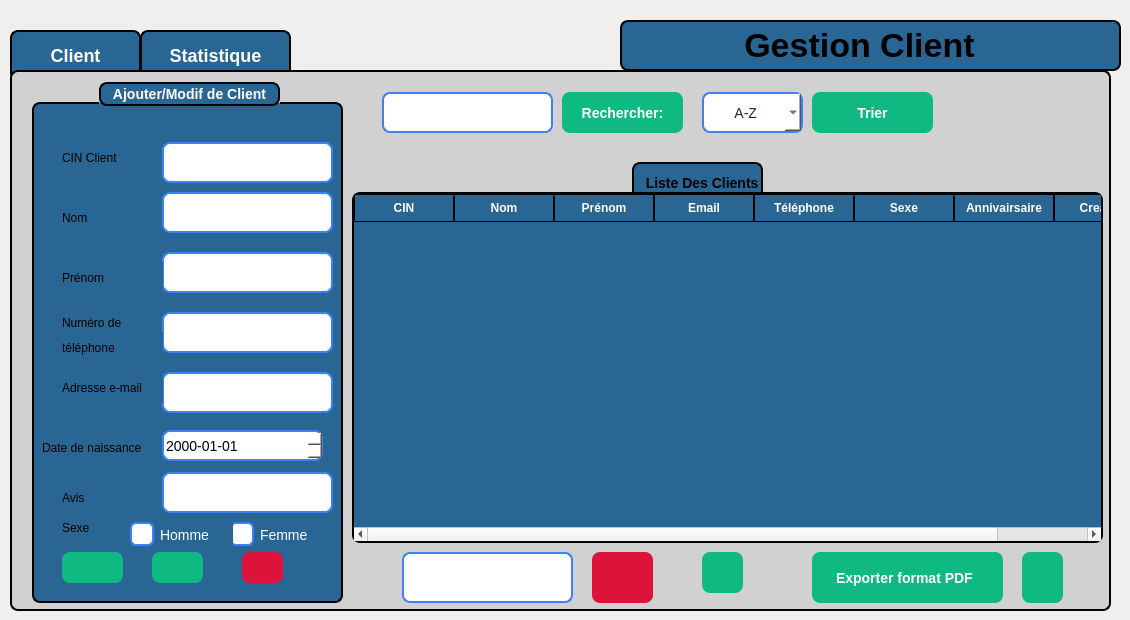
    <widget class="QWidget" name="client">
     <widget class="QLabel" name="label_18">
      <property name="geometry">
       <rect>
        <x>620</x>
        <y>20</y>
        <width>501</width>
        <height>51</height>
       </rect>
      </property>
      <property name="styleSheet">
       <string notr="true">QLabel{
 border: 2px solid black;   /* blue border */
    border-radius: 8px;
 font-weight: bold;
    font-size: 34px;
background-color: rgb(41, 102, 148);}</string>
      </property>
      <property name="text">
       <string>            Gestion Client</string>
      </property>
     </widget>
     <widget class="QPushButton" name="btnPage2client">
      <property name="geometry">
       <rect>
        <x>140</x>
        <y>30</y>
        <width>151</width>
        <height>51</height>
       </rect>
      </property>
      <property name="styleSheet">
       <string notr="true">QPushButton {
    border: 2px solid black;
    border-radius: 8px;
    font-weight: bold;
    font-size: 18px;              /* texte plus grand */
    background-color: rgb(41, 102, 148); /* bleu normal */
    color: white;
    padding: 8px 16px;
}

/* Quand la souris passe dessus */
QPushButton:hover {
    background-color: rgb(61, 122, 168); /* bleu plus clair */
}

/* Quand on clique dessus */
QPushButton:pressed {
    background-color: rgb(81, 142, 188); /* encore plus clair */
}

/* Bouton actif (par ex. quand on est sur la page 1) */
QPushButton[active=&quot;true&quot;] {
    background-color: #10b981;  /* vert quand actif */
    color: white;
}
</string>
      </property>
      <property name="text">
       <string>Statistique</string>
      </property>
     </widget>
     <widget class="QPushButton" name="btnPage1client">
      <property name="geometry">
       <rect>
        <x>10</x>
        <y>30</y>
        <width>131</width>
        <height>51</height>
       </rect>
      </property>
      <property name="styleSheet">
       <string notr="true">QPushButton {
    border: 2px solid black;
    border-radius: 8px;
    font-weight: bold;
    font-size: 18px;              /* texte plus grand */
    background-color: rgb(41, 102, 148); /* bleu normal */
    color: white;
    padding: 8px 16px;
}

/* Quand la souris passe dessus */
QPushButton:hover {
    background-color: rgb(61, 122, 168); /* bleu plus clair */
}

/* Quand on clique dessus */
QPushButton:pressed {
    background-color: rgb(81, 142, 188); /* encore plus clair */
}

/* Bouton actif (par ex. quand on est sur la page 1) */
QPushButton[active=&quot;true&quot;] {
    background-color: #10b981;  /* vert quand actif */
    color: white;
}
</string>
      </property>
      <property name="text">
       <string>Client</string>
      </property>
     </widget>
     <widget class="QStackedWidget" name="stackedWidgetclient">
      <property name="geometry">
       <rect>
        <x>10</x>
        <y>70</y>
        <width>1101</width>
        <height>541</height>
       </rect>
      </property>
      <property name="styleSheet">
       <string notr="true">/* ---- Style du QStackedWidget ---- */
QStackedWidget {
    background-color: rgb(209, 209, 209); /* couleur gris clair */
    border: 2px solid black;
    border-radius: 8px;
}

/* ---- Style des deux pages ---- */
QWidget#page_1 {
    background-color: rgb(209, 209, 209); /* même gris clair */
    color: black;
    font-size: 18px;
}

QWidget#page_2 {
    background-color: rgb(209, 209, 209); /* même gris clair */
    color: black;
    font-size: 18px;
}

/* ---- Style des boutons ---- */
QPushButton {
    border: 2px solid black;
    border-radius: 8px;
    font-weight: bold;
    font-size: 18px;
    background-color: rgb(41, 102, 148); /* bleu normal */
    color: white;
    padding: 8px 16px;
}

/* Quand la souris passe dessus */
QPushButton:hover {
    background-color: rgb(61, 122, 168); /* bleu plus clair */
}

/* Quand on clique dessus */
QPushButton:pressed {
    background-color: rgb(81, 142, 188); /* encore plus clair */
}

/* Bouton actif (ex. page 1 active) */
QPushButton[active=&quot;true&quot;] {
    background-color: #10b981; /* vert */
    color: white;
}
</string>
      </property>
      <property name="currentIndex">
       <number>0</number>
      </property>
      <widget class="QWidget" name="page_7">
       <widget class="QPushButton" name="pushButton_filtrer_3">
        <property name="geometry">
         <rect>
          <x>800</x>
          <y>20</y>
          <width>121</width>
          <height>41</height>
         </rect>
        </property>
        <property name="styleSheet">
         <string notr="true">QPushButton {
    background-color: #10b981;   /* normal state */
    color: white;
    border: none;
    border-radius: 8px;
    padding: 8px 20px;
    font-size: 14px;
    font-weight: bold;
}

QPushButton:hover {
    background-color: #059669;   /* darker on hover */
}
</string>
        </property>
        <property name="text">
         <string>Trier</string>
        </property>
       </widget>
       <widget class="QPushButton" name="pushButton_supprimer_client">
        <property name="geometry">
         <rect>
          <x>580</x>
          <y>480</y>
          <width>61</width>
          <height>51</height>
         </rect>
        </property>
        <property name="styleSheet">
         <string notr="true">QPushButton {

	background-color: rgb(220, 20, 60);
	
    color: white;
    border: none;
    border-radius: 8px;
    padding: 8px 20px;
    font-size: 14px;
    font-weight: bold;
}

QPushButton:hover {
      /* darker on hover */
	background-color: rgb(140, 0, 0);
}
</string>
        </property>
        <property name="text">
         <string/>
        </property>
        <property name="icon">
         <iconset theme="QIcon::ThemeIcon::EditDelete"/>
        </property>
       </widget>
       <widget class="QTableWidget" name="tableWidgetclient">
        <property name="geometry">
         <rect>
          <x>340</x>
          <y>120</y>
          <width>751</width>
          <height>351</height>
         </rect>
        </property>
        <property name="autoFillBackground">
         <bool>false</bool>
        </property>
        <property name="styleSheet">
         <string notr="true">QTableWidget {
    background-color: rgb(41, 102, 148);   /* blue background */
    border: 2px solid black;
    border-radius: 8px;
    font-weight: bold;
    font-size: 14px;
    gridline-color: black;                 /* cell grid lines */
    color: white;                          
    selection-background-color: #10b981;
    selection-color: white;
    outline: 0;
}

QTableWidget::item {
    border: 1px solid black;               /* give each cell a border */
    padding: 4px;
}

QHeaderView::section {
    background-color: rgb(41, 102, 148);
    color: white;
    border: 1px solid black;              /* column header border */
    padding: 4px;
    font-weight: bold;
}
</string>
        </property>
        <column>
         <property name="text">
          <string>CIN</string>
         </property>
        </column>
        <column>
         <property name="text">
          <string>Nom</string>
         </property>
        </column>
        <column>
         <property name="text">
          <string>Prénom</string>
         </property>
        </column>
        <column>
         <property name="text">
          <string>Email</string>
         </property>
        </column>
        <column>
         <property name="text">
          <string>Téléphone</string>
         </property>
        </column>
        <column>
         <property name="text">
          <string>Sexe</string>
         </property>
        </column>
        <column>
         <property name="text">
          <string>Annivairsaire</string>
         </property>
        </column>
        <column>
         <property name="text">
          <string>Creation</string>
         </property>
        </column>
       </widget>
       <widget class="QPushButton" name="pushButton_recherche_3">
        <property name="geometry">
         <rect>
          <x>550</x>
          <y>20</y>
          <width>121</width>
          <height>41</height>
         </rect>
        </property>
        <property name="styleSheet">
         <string notr="true">QPushButton {
    background-color: #10b981;   /* normal state */
    color: white;
    border: none;
    border-radius: 8px;
    padding: 8px 20px;
    font-size: 14px;
    font-weight: bold;
}

QPushButton:hover {
    background-color: #059669;   /* darker on hover */
}
</string>
        </property>
        <property name="text">
         <string>Rechercher:</string>
        </property>
        <property name="icon">
         <iconset theme="QIcon::ThemeIcon::EditFind"/>
        </property>
       </widget>
       <widget class="QComboBox" name="comboBox_3">
        <property name="geometry">
         <rect>
          <x>690</x>
          <y>20</y>
          <width>101</width>
          <height>41</height>
         </rect>
        </property>
        <property name="styleSheet">
         <string notr="true">QComboBox {
    background-color: rgb(255, 255, 255);   /* white background */
    color: #1f2937;                         /* selected text color */
    border: 2px solid #3b82f6;              /* blue border */
    border-radius: 8px;
    font-size: 14px;
    padding: 4px 8px;
}

/* Dropdown list styling */
QComboBox QAbstractItemView {
    background-color: rgb(255, 255, 255);
    color: #1f2937;
    selection-background-color: #3b82f6;
    selection-color: white;
}

/* Make the arrow black */
QComboBox::down-arrow {
    width: 12px;
    height: 12px;
    image: none; 
                      /* remove default image */
	background-color: rgb(0, 170, 255);
    border-left: 6px solid transparent;
    border-right: 6px solid transparent;
    border-top: 6px solid black;       /* black arrow */
}
</string>
        </property>
        <item>
         <property name="text">
          <string>      A-Z</string>
         </property>
        </item>
        <item>
         <property name="text">
          <string>      Age</string>
         </property>
        </item>
        <item>
         <property name="text">
          <string>      Sexe</string>
         </property>
        </item>
       </widget>
       <widget class="QLabel" name="label_31">
        <property name="geometry">
         <rect>
          <x>620</x>
          <y>90</y>
          <width>131</width>
          <height>41</height>
         </rect>
        </property>
        <property name="styleSheet">
         <string notr="true">QLabel{
 border: 2px solid black;   /* blue border */
    border-radius: 8px;
 font-weight: bold;
    font-size: 14px;
background-color: rgb(41, 102, 148);}</string>
        </property>
        <property name="text">
         <string>  Liste Des Clients</string>
        </property>
       </widget>
       <widget class="QLineEdit" name="lineEdit_Recherchecin_client">
        <property name="geometry">
         <rect>
          <x>370</x>
          <y>20</y>
          <width>171</width>
          <height>41</height>
         </rect>
        </property>
        <property name="styleSheet">
         <string notr="true">QLineEdit {
    /* dark background */
	background-color: rgb(255, 255, 255);
    color: #1f2937;              /* typed text color */
    border: 2px solid #3b82f6;   /* blue border */
    border-radius: 8px;
    
    font-size: 14px;
}

QLineEdit::placeholder {
    color: white;                /* placeholder text color */
}
</string>
        </property>
       </widget>
       <widget class="QGroupBox" name="groupBox_4">
        <property name="geometry">
         <rect>
          <x>20</x>
          <y>10</y>
          <width>311</width>
          <height>521</height>
         </rect>
        </property>
        <property name="styleSheet">
         <string notr="true">QGroupBox {
    background-color: rgb(41, 102, 148);   /* blue background */
    border: 2px solid black;               /* black border, 2px wide */
    border-radius: 8px;                    /* rounded corners */
    margin-top: 20px;                      /* space for the title */
    color: white;                          /* title text color */
    font-weight: bold;
    font-size: 14px;
}

QGroupBox::title {
 border: 2px solid black;               /* black border, 2px wide */
    border-radius: 8px;     
background-color: rgb(41, 102, 148);
    subcontrol-origin: margin;
    subcontrol-position: top center;       /* title centered */
    padding: 2px 10px;
}
</string>
        </property>
        <property name="title">
         <string>Ajouter/Modif de Client</string>
        </property>
        <widget class="QLineEdit" name="lineEdit_Prenom_4">
         <property name="geometry">
          <rect>
           <x>130</x>
           <y>170</y>
           <width>171</width>
           <height>41</height>
          </rect>
         </property>
         <property name="styleSheet">
          <string notr="true">QLineEdit {
    /* dark background */
	background-color: rgb(255, 255, 255);
    color: #1f2937;              /* typed text color */
    border: 2px solid #3b82f6;   /* blue border */
    border-radius: 8px;

    font-size: 14px;
}

QLineEdit::placeholder {
    color: white;                /* placeholder text color */
}
</string>
         </property>
        </widget>
        <widget class="QLabel" name="label_32">
         <property name="geometry">
          <rect>
           <x>30</x>
           <y>180</y>
           <width>101</width>
           <height>31</height>
          </rect>
         </property>
         <property name="styleSheet">
          <string notr="true">background-color: rgb(41, 102, 148);</string>
         </property>
         <property name="text">
          <string>Prénom</string>
         </property>
        </widget>
        <widget class="QLineEdit" name="lineEdit_nom_4">
         <property name="geometry">
          <rect>
           <x>130</x>
           <y>110</y>
           <width>171</width>
           <height>41</height>
          </rect>
         </property>
         <property name="styleSheet">
          <string notr="true">QLineEdit {
    /* dark background */
	background-color: rgb(255, 255, 255);
    color: #1f2937;              /* typed text color */
    border: 2px solid #3b82f6;   /* blue border */
    border-radius: 8px;

    font-size: 14px;
}

QLineEdit::placeholder {
    color: white;                /* placeholder text color */
}
</string>
         </property>
        </widget>
        <widget class="QLineEdit" name="lineEdit_Adresse_4">
         <property name="geometry">
          <rect>
           <x>130</x>
           <y>290</y>
           <width>171</width>
           <height>41</height>
          </rect>
         </property>
         <property name="styleSheet">
          <string notr="true">QLineEdit {
    /* dark background */
	background-color: rgb(255, 255, 255);
    color: #1f2937;              /* typed text color */
    border: 2px solid #3b82f6;   /* blue border */
    border-radius: 8px;
   
    font-size: 14px;
}

QLineEdit::placeholder {
    color: white;                /* placeholder text color */
}
</string>
         </property>
        </widget>
        <widget class="QLabel" name="label_33">
         <property name="geometry">
          <rect>
           <x>30</x>
           <y>120</y>
           <width>41</width>
           <height>31</height>
          </rect>
         </property>
         <property name="styleSheet">
          <string notr="true">background-color: rgb(41, 102, 148);</string>
         </property>
         <property name="text">
          <string>Nom</string>
         </property>
        </widget>
        <widget class="QPushButton" name="pushButton_ValiderClient">
         <property name="geometry">
          <rect>
           <x>30</x>
           <y>470</y>
           <width>61</width>
           <height>31</height>
          </rect>
         </property>
         <property name="styleSheet">
          <string notr="true">QPushButton {
    background-color: #10b981;   /* normal state */
    color: white;
    border: none;
    border-radius: 8px;
    padding: 8px 20px;
    font-size: 14px;
    font-weight: bold;
}

QPushButton:hover {
    background-color: #059669;   /* darker on hover */
}
</string>
         </property>
         <property name="text">
          <string/>
         </property>
         <property name="icon">
          <iconset theme="QIcon::ThemeIcon::ContactNew"/>
         </property>
        </widget>
        <widget class="QLabel" name="label_34">
         <property name="geometry">
          <rect>
           <x>30</x>
           <y>290</y>
           <width>101</width>
           <height>31</height>
          </rect>
         </property>
         <property name="styleSheet">
          <string notr="true">background-color: rgb(41, 102, 148);</string>
         </property>
         <property name="text">
          <string>Adresse e-mail</string>
         </property>
        </widget>
        <widget class="QLineEdit" name="lineEdit_Nt_4">
         <property name="geometry">
          <rect>
           <x>130</x>
           <y>230</y>
           <width>171</width>
           <height>41</height>
          </rect>
         </property>
         <property name="styleSheet">
          <string notr="true">QLineEdit {
    /* dark background */
	background-color: rgb(255, 255, 255);
    color: #1f2937;              /* typed text color */
    border: 2px solid #3b82f6;   /* blue border */
    border-radius: 8px;
 
    font-size: 14px;
}

QLineEdit::placeholder {
    color: white;                /* placeholder text color */
}
</string>
         </property>
        </widget>
        <widget class="QLabel" name="label_36">
         <property name="geometry">
          <rect>
           <x>30</x>
           <y>250</y>
           <width>101</width>
           <height>31</height>
          </rect>
         </property>
         <property name="styleSheet">
          <string notr="true">background-color: rgb(41, 102, 148);</string>
         </property>
         <property name="text">
          <string>téléphone</string>
         </property>
        </widget>
        <widget class="QLabel" name="label_37">
         <property name="geometry">
          <rect>
           <x>30</x>
           <y>230</y>
           <width>171</width>
           <height>21</height>
          </rect>
         </property>
         <property name="styleSheet">
          <string notr="true">background-color: rgb(41, 102, 148);</string>
         </property>
         <property name="text">
          <string>Numéro de </string>
         </property>
        </widget>
        <widget class="QLabel" name="label_39">
         <property name="geometry">
          <rect>
           <x>10</x>
           <y>350</y>
           <width>131</width>
           <height>31</height>
          </rect>
         </property>
         <property name="styleSheet">
          <string notr="true">background-color: rgb(41, 102, 148);</string>
         </property>
         <property name="text">
          <string>Date de naissance</string>
         </property>
        </widget>
        <widget class="QDateEdit" name="datedenaissance_3">
         <property name="geometry">
          <rect>
           <x>130</x>
           <y>348</y>
           <width>161</width>
           <height>31</height>
          </rect>
         </property>
         <property name="layoutDirection">
          <enum>Qt::LayoutDirection::LeftToRight</enum>
         </property>
         <property name="styleSheet">
          <string notr="true">QDateEdit {
    background-color: rgb(255, 255, 255);   /* white background */
    color: rgb(0, 0, 0);                   /* black text */
    border: 2px solid #3b82f6;             /* blue border */
    border-radius: 8px;
    font-size: 14px;
}

/* Calendar popup text color */
QDateEdit QAbstractItemView {
    color: black; 
    background-color: white;
}
</string>
         </property>
         <property name="currentSection">
          <enum>QDateTimeEdit::Section::YearSection</enum>
         </property>
         <property name="displayFormat">
          <string>yyyy-MM-dd</string>
         </property>
        </widget>
        <widget class="QPushButton" name="annulerajout_client">
         <property name="geometry">
          <rect>
           <x>210</x>
           <y>470</y>
           <width>41</width>
           <height>31</height>
          </rect>
         </property>
         <property name="styleSheet">
          <string notr="true">QPushButton {

	background-color: rgb(220, 20, 60);
	
    color: white;
    border: none;
    border-radius: 8px;
    padding: 8px 20px;
    font-size: 14px;
    font-weight: bold;
}

QPushButton:hover {
      /* darker on hover */
	background-color: rgb(140, 0, 0);
}
</string>
         </property>
         <property name="text">
          <string/>
         </property>
         <property name="icon">
          <iconset theme="QIcon::ThemeIcon::EditClear"/>
         </property>
        </widget>
        <widget class="QPushButton" name="pushButton_modifierClient">
         <property name="geometry">
          <rect>
           <x>120</x>
           <y>470</y>
           <width>51</width>
           <height>31</height>
          </rect>
         </property>
         <property name="styleSheet">
          <string notr="true">QPushButton {
    background-color: #10b981;   /* normal state */
    color: white;
    border: none;
    border-radius: 8px;
    padding: 8px 20px;
    font-size: 14px;
    font-weight: bold;
}

QPushButton:hover {
    background-color: #059669;   /* darker on hover */
}
</string>
         </property>
         <property name="text">
          <string/>
         </property>
         <property name="icon">
          <iconset theme="QIcon::ThemeIcon::SystemReboot"/>
         </property>
        </widget>
        <widget class="QLabel" name="label_38">
         <property name="geometry">
          <rect>
           <x>30</x>
           <y>60</y>
           <width>101</width>
           <height>31</height>
          </rect>
         </property>
         <property name="styleSheet">
          <string notr="true">background-color: rgb(41, 102, 148);</string>
         </property>
         <property name="text">
          <string>CIN Client</string>
         </property>
        </widget>
        <widget class="QLineEdit" name="lineEdit_IDClient_4">
         <property name="geometry">
          <rect>
           <x>130</x>
           <y>60</y>
           <width>171</width>
           <height>41</height>
          </rect>
         </property>
         <property name="styleSheet">
          <string notr="true">QLineEdit {
    /* dark background */
	background-color: rgb(255, 255, 255);
    color: #1f2937;              /* typed text color */
    border: 2px solid #3b82f6;   /* blue border */
    border-radius: 8px;
    
    font-size: 14px;
}

QLineEdit::placeholder {
    color: white;                /* placeholder text color */
}
</string>
         </property>
        </widget>
        <widget class="QLabel" name="label_42">
         <property name="geometry">
          <rect>
           <x>30</x>
           <y>400</y>
           <width>41</width>
           <height>31</height>
          </rect>
         </property>
         <property name="styleSheet">
          <string notr="true">background-color: rgb(41, 102, 148);</string>
         </property>
         <property name="text">
          <string>Avis</string>
         </property>
        </widget>
        <widget class="QLineEdit" name="avis">
         <property name="geometry">
          <rect>
           <x>130</x>
           <y>390</y>
           <width>171</width>
           <height>41</height>
          </rect>
         </property>
         <property name="styleSheet">
          <string notr="true">QLineEdit {
    /* dark background */
	background-color: rgb(255, 255, 255);
    color: #1f2937;              /* typed text color */
    border: 2px solid #3b82f6;   /* blue border */
    border-radius: 8px;
   
    font-size: 14px;
}

QLineEdit::placeholder {
    color: white;                /* placeholder text color */
}
</string>
         </property>
        </widget>
        <widget class="QRadioButton" name="radioButton_Femme_4">
         <property name="geometry">
          <rect>
           <x>190</x>
           <y>440</y>
           <width>111</width>
           <height>25</height>
          </rect>
         </property>
         <property name="styleSheet">
          <string notr="true">QRadioButton {
    color: white;
    font-size: 14px;
    padding-left: 8px;
background-color: rgb(41, 102, 148);
}

QRadioButton::indicator {
    width: 20px;
    height: 20px;
    border: 2px solid #3b82f6;
    border-radius: 6px;      /* rounded corners */
    background-color: white;  /* unchecked background */
}

QRadioButton::indicator:checked {
	background-color: #FFD700;
   /* background-color: #3b82f6;   blue fill when checked */
}
</string>
         </property>
         <property name="text">
          <string>Femme</string>
         </property>
        </widget>
        <widget class="QLabel" name="label_35">
         <property name="geometry">
          <rect>
           <x>30</x>
           <y>430</y>
           <width>41</width>
           <height>31</height>
          </rect>
         </property>
         <property name="styleSheet">
          <string notr="true">background-color: rgb(41, 102, 148);</string>
         </property>
         <property name="text">
          <string>Sexe</string>
         </property>
        </widget>
        <widget class="QRadioButton" name="radioButton_Homme_4">
         <property name="geometry">
          <rect>
           <x>90</x>
           <y>440</y>
           <width>111</width>
           <height>25</height>
          </rect>
         </property>
         <property name="styleSheet">
          <string notr="true">QRadioButton {
    color: white;
    font-size: 14px;
    padding-left: 8px;
background-color: rgb(41, 102, 148);
}

QRadioButton::indicator {
    width: 20px;
    height: 20px;
    border: 2px solid #3b82f6;
    border-radius: 6px;      /* rounded corners */
    background-color: white;  /* unchecked background */
}

QRadioButton::indicator:checked {
    background-color: #FFD700;  /* blue fill when checked */
}
</string>
         </property>
         <property name="text">
          <string>Homme</string>
         </property>
        </widget>
        <zorder>label_37</zorder>
        <zorder>lineEdit_Prenom_4</zorder>
        <zorder>label_32</zorder>
        <zorder>lineEdit_nom_4</zorder>
        <zorder>lineEdit_Adresse_4</zorder>
        <zorder>label_33</zorder>
        <zorder>pushButton_ValiderClient</zorder>
        <zorder>label_34</zorder>
        <zorder>lineEdit_Nt_4</zorder>
        <zorder>label_36</zorder>
        <zorder>label_39</zorder>
        <zorder>datedenaissance_3</zorder>
        <zorder>annulerajout_client</zorder>
        <zorder>pushButton_modifierClient</zorder>
        <zorder>label_38</zorder>
        <zorder>lineEdit_IDClient_4</zorder>
        <zorder>label_42</zorder>
        <zorder>avis</zorder>
        <zorder>radioButton_Femme_4</zorder>
        <zorder>label_35</zorder>
        <zorder>radioButton_Homme_4</zorder>
       </widget>
       <widget class="QLineEdit" name="lineEdit_supprimer_client">
        <property name="geometry">
         <rect>
          <x>390</x>
          <y>480</y>
          <width>171</width>
          <height>51</height>
         </rect>
        </property>
        <property name="styleSheet">
         <string notr="true">QLineEdit {
    /* dark background */
	background-color: rgb(255, 255, 255);
    color: #1f2937;              /* typed text color */
    border: 2px solid #3b82f6;   /* blue border */
    border-radius: 8px;
    padding: 8px 12px;
    font-size: 14px;
}

QLineEdit::placeholder {
    color: white;                /* placeholder text color */
}
</string>
        </property>
       </widget>
       <widget class="QPushButton" name="pushButton_pdfclient">
        <property name="geometry">
         <rect>
          <x>1010</x>
          <y>480</y>
          <width>41</width>
          <height>51</height>
         </rect>
        </property>
        <property name="styleSheet">
         <string notr="true">QPushButton {
    background-color: #10b981;   /* normal state */
    color: white;
    border: none;
    border-radius: 8px;
    padding: 8px 20px;
    font-size: 14px;
    font-weight: bold;
}

QPushButton:hover {
    background-color: #059669;   /* darker on hover */
}
</string>
        </property>
        <property name="text">
         <string/>
        </property>
        <property name="icon">
         <iconset theme="QIcon::ThemeIcon::GoDown"/>
        </property>
       </widget>
       <widget class="QLabel" name="image_3">
        <property name="geometry">
         <rect>
          <x>970</x>
          <y>20</y>
          <width>101</width>
          <height>91</height>
         </rect>
        </property>
        <property name="styleSheet">
         <string notr="true">background-color: rgb(209, 209, 209);
   </string>
        </property>
        <property name="text">
         <string/>
        </property>
        <property name="pixmap">
         <pixmap>../Projet/images/photo.png</pixmap>
        </property>
       </widget>
       <widget class="QLabel" name="label_3">
        <property name="geometry">
         <rect>
          <x>800</x>
          <y>480</y>
          <width>191</width>
          <height>51</height>
         </rect>
        </property>
        <property name="styleSheet">
         <string notr="true">QLabel {
    background-color: #10b981;   /* normal state */
    color: white;
    border: none;
    border-radius: 8px;
    padding: 8px 20px;
    font-size: 14px;
    font-weight: bold;
}


</string>
        </property>
        <property name="text">
         <string>Exporter format PDF</string>
        </property>
       </widget>
       <widget class="QPushButton" name="nettoyage">
        <property name="geometry">
         <rect>
          <x>690</x>
          <y>480</y>
          <width>41</width>
          <height>41</height>
         </rect>
        </property>
        <property name="styleSheet">
         <string notr="true">QPushButton {
    background-color: #10b981;   /* normal state */
    color: white;
    border: none;
    border-radius: 8px;
    padding: 8px 20px;
    font-size: 14px;
    font-weight: bold;
}

QPushButton:hover {
    background-color: #059669;   /* darker on hover */
}
</string>
        </property>
        <property name="text">
         <string/>
        </property>
        <property name="icon">
         <iconset theme="QIcon::ThemeIcon::MediaPlaylistRepeat"/>
        </property>
       </widget>
       <zorder>label_31</zorder>
       <zorder>pushButton_filtrer_3</zorder>
       <zorder>pushButton_supprimer_client</zorder>
       <zorder>tableWidgetclient</zorder>
       <zorder>pushButton_recherche_3</zorder>
       <zorder>comboBox_3</zorder>
       <zorder>lineEdit_Recherchecin_client</zorder>
       <zorder>groupBox_4</zorder>
       <zorder>lineEdit_supprimer_client</zorder>
       <zorder>pushButton_pdfclient</zorder>
       <zorder>image_3</zorder>
       <zorder>label_3</zorder>
       <zorder>nettoyage</zorder>
      </widget>
      <widget class="QWidget" name="page_8">
       <widget class="QLabel" name="labelclientsexe">
        <property name="geometry">
         <rect>
          <x>20</x>
          <y>70</y>
          <width>491</width>
          <height>411</height>
         </rect>
        </property>
        <property name="text">
         <string/>
        </property>
       </widget>
       <widget class="QLabel" name="label_40">
        <property name="geometry">
         <rect>
          <x>140</x>
          <y>430</y>
          <width>131</width>
          <height>41</height>
         </rect>
        </property>
        <property name="styleSheet">
         <string notr="true">QLabel{
 border: 2px solid black;   /* blue border */
    border-radius: 8px;
 font-weight: bold;
    font-size: 14px;
background-color: rgb(41, 102, 148);}</string>
        </property>
        <property name="text">
         <string>           Sexe</string>
        </property>
       </widget>
       <widget class="QLabel" name="labelclientavis">
        <property name="geometry">
         <rect>
          <x>550</x>
          <y>60</y>
          <width>491</width>
          <height>411</height>
         </rect>
        </property>
        <property name="text">
         <string/>
        </property>
       </widget>
       <widget class="QLabel" name="label_41">
        <property name="geometry">
         <rect>
          <x>720</x>
          <y>430</y>
          <width>151</width>
          <height>41</height>
         </rect>
        </property>
        <property name="styleSheet">
         <string notr="true">QLabel{
 border: 2px solid black;   /* blue border */
    border-radius: 8px;
 font-weight: bold;
    font-size: 14px;
background-color: rgb(41, 102, 148);}</string>
        </property>
        <property name="text">
         <string> Les Avis Des Client</string>
        </property>
       </widget>
      </widget>
     </widget>
    </widget>
